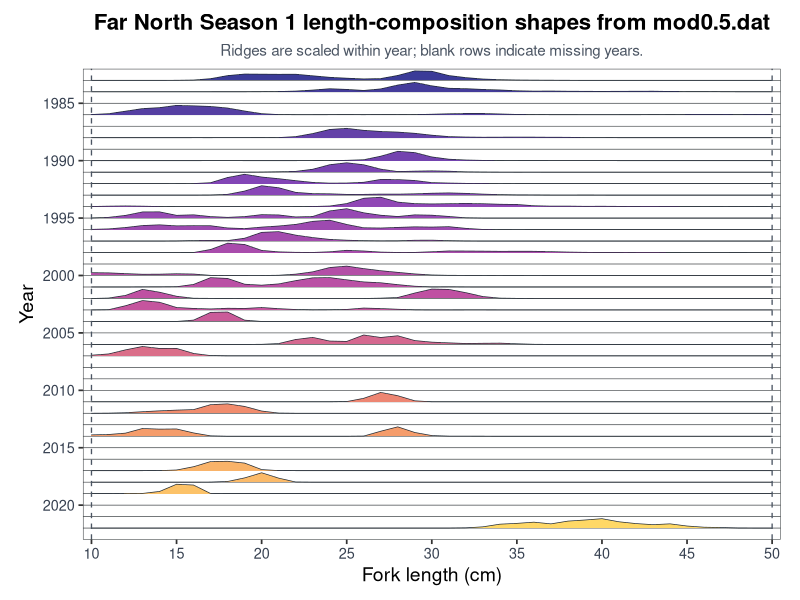
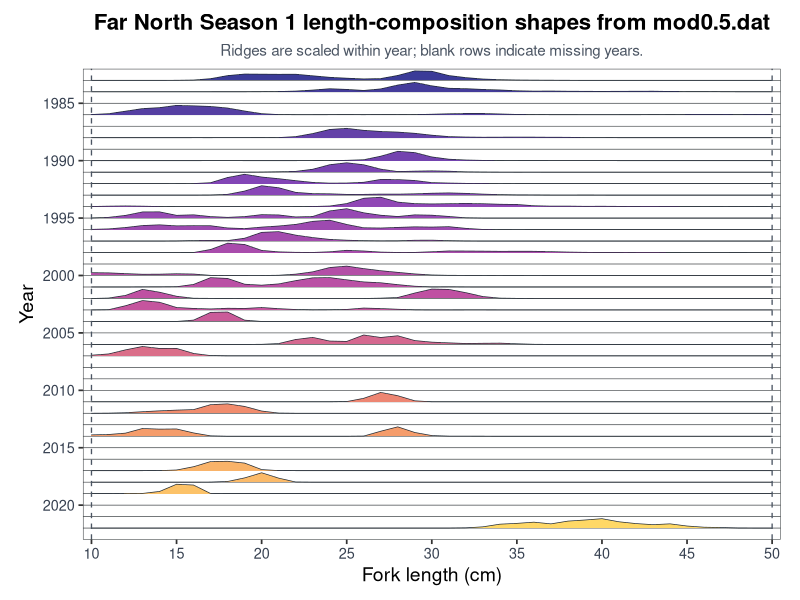
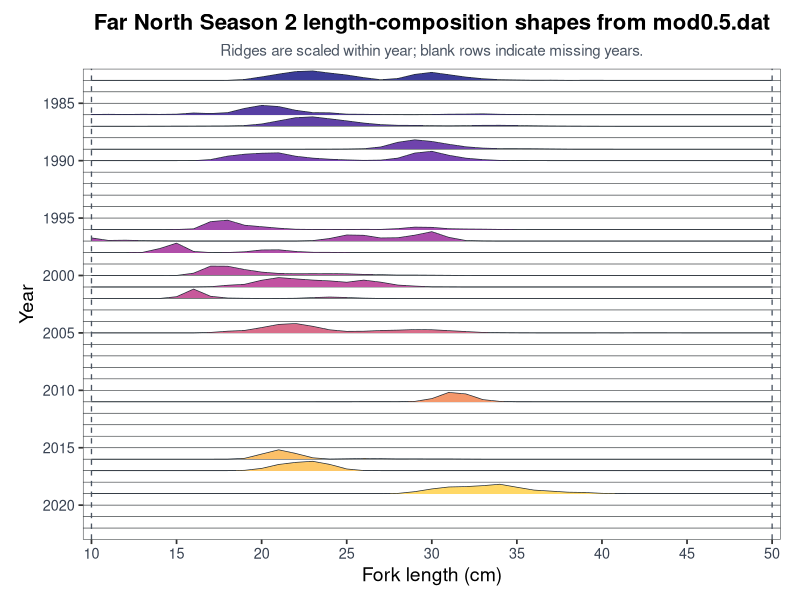
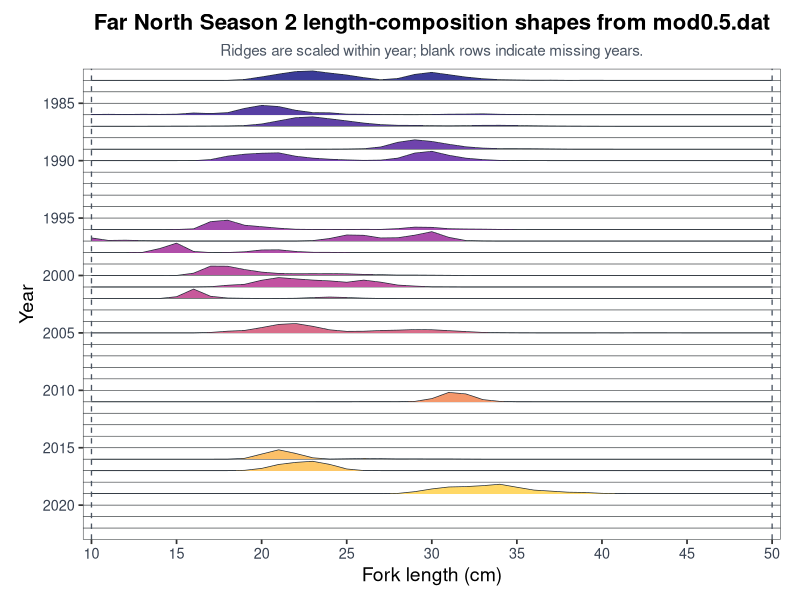

Write the R code that produced these figures, in order.
library(ggplot2)
library(ggridges)

save_ridge_plot <- function(plot, basename, width = 10, height = 11.5) {
  for (out_dir in c(file.path("doc", "images"), file.path("docs", "images"))) {
    dir.create(out_dir, showWarnings = FALSE, recursive = TRUE)
    ggsave(
      filename = file.path(out_dir, paste0(basename, ".png")),
      plot = plot,
      width = width,
      height = height,
      dpi = 300,
      bg = "white"
    )

    svg_file <- file.path(out_dir, paste0(basename, ".svg"))
    grDevices::svg(filename = svg_file, width = width, height = height, bg = "white")
    print(plot)
    grDevices::dev.off()
  }
}

bins <- 10:50
season1_years <- c(
  1983, 1984, 1986, 1988, 1990, 1991, 1992, 1993, 1994,
  1995, 1996, 1997, 1998, 2000, 2001, 2002, 2003, 2004,
  2006, 2007, 2011, 2012, 2014, 2017, 2018, 2019, 2022
)

props_text <- "
0 0 0 0 8.365954e-05 0.0007590585 0.003926026 0.02151325 0.060677 0.08056951 0.07901019 0.07747701 0.07821766 0.0582848 0.03874937 0.02762582 0.01808321 0.02307995 0.06276603 0.1207562 0.1163474 0.06151325 0.03514815 0.01703192 0.008569156 0.004373632 0.002665563 0.001665161 0.0007072669 0.0001095052 8.948108e-05 5.831577e-05 0.000142427 0 0 0 0 0 0 0 0
0 0 0 0 0 0 0 0 8.094262e-05 0.0006836066 0.002119057 0.005698156 0.01401844 0.0333998 0.05876967 0.04599693 0.02613975 0.05552029 0.1291225 0.1789264 0.1139242 0.06771414 0.06009057 0.04532111 0.03533689 0.01988873 0.01314795 0.01479795 0.01101803 0.009614549 0.008010041 0.009717828 0.01048422 0.01174508 0.006805123 0.004471107 0.004448975 0.001967213 0.0005811475 2.971311e-05 0.0004098361
0.004063763 0.0168516 0.05529379 0.09486616 0.1093224 0.1441572 0.1368503 0.1276153 0.1034382 0.05780593 0.01735748 0.003252087 0.0004008634 0.0004560672 0.001209023 0.001843493 0.0009894047 0.002169928 0.001370072 0.002790111 0.008477673 0.01541046 0.02004384 0.02000457 0.01251137 0.005301435 0.002590838 0.0008989692 0.0006476348 0.0003426675 0.0004598073 0.0004133553 0.0008811663 0.001729869 0.002790859 0.00404768 0.004681626 0.004608171 0.003598794 0.0046161 0.003839881
0 0 0 0 0 0.0003205617 0.0007277219 0.0006043689 0.0009114945 0.0008566227 0.001463852 0.00346732 0.02057966 0.07583001 0.1499364 0.1704434 0.1341014 0.1136204 0.102279 0.08040066 0.04621611 0.0211016 0.01265378 0.009256415 0.01047607 0.01179612 0.01090231 0.008825329 0.00806172 0.002137049 0.002267597 0.0004667129 0.0001230062 8.191748e-05 9.145284e-05 0 0 0 0 0 0
0 0 0 0 0 0 0 5.506722e-05 0.0004619959 0 0 0 0 0.0006747673 0.003050414 0.01301008 0.03254421 0.1498883 0.3124894 0.2697314 0.1253102 0.05007756 0.02316262 0.01085083 0.003164168 0.002283092 0.00152456 0.0006491727 0.0005550672 5.610134e-05 0.0004609617 0 0 0 0 0 0 0 0 0 0
0 0 0 0 0 0 0 0 0 0.000430597 0.003327612 0.0114291 0.0229403 0.08124552 0.2065728 0.2601571 0.2050869 0.08442948 0.01732649 0.02864552 0.03663806 0.02755149 0.008825 0.003575 0.0008141791 0.0002585821 0.0006235075 0.0001227612 0 0 0 0 0 0 0 0 0 0 0 0 0
0 0 0 0 0 0.001099287 0.002615339 0.01987574 0.1259905 0.1920505 0.1353662 0.1016486 0.06169798 0.02574078 0.01073365 0.01304994 0.0285761 0.08663555 0.08329964 0.06497503 0.02189417 0.01246017 0.006277646 0.003263377 0.002337693 0.0004120095 0 0 0 0 0 0 0 0 0 0 0 0 0 0 0
0 0 0 0 0 0.0002847244 0.0003598706 0.003 0.02012504 0.1005186 0.2308195 0.1816694 0.06837881 0.03784293 0.0332045 0.0188129 0.01934463 0.02575962 0.02451832 0.03302156 0.04740437 0.05502664 0.04390299 0.02563135 0.0129113 0.00596874 0.004368032 0.001514629 0.001332153 0.001982599 0.001372806 8.94672e-05 0.0004534955 0.000380967 0 0 0 0 0 0 0
0.00288921 0.009193969 0.01352123 0.00899607 0.002031746 9.924766e-05 0 0 0 0 0 0 0.0003347001 0.002595043 0.01187932 0.06037655 0.1646116 0.1848078 0.08862011 0.0590604 0.05267636 0.05766617 0.06304879 0.05720838 0.04683983 0.04253909 0.01767443 0.009754882 0.01028838 0.006046954 0.007447151 0.005160282 0.003024222 0.002601302 0.00226541 0.001950976 0.001506597 0.001799274 0.0002923782 0.001192164 0
0.001375149 0.0110353 0.03892147 0.08816852 0.08944987 0.03987354 0.04709781 0.02212012 0.0109646 0.02218311 0.04945447 0.04526878 0.01685142 0.02348069 0.1027428 0.1345938 0.07589671 0.04108749 0.02301029 0.0464907 0.04183214 0.02401132 0.00408996 0 0 0 0 0 0 0 0 0 0 0 0 0 0 0 0 0 0
0.002972535 0.009258947 0.02776184 0.05385678 0.06314314 0.04971768 0.05193453 0.05125646 0.02181879 0.01360608 0.03306779 0.04757758 0.06892951 0.1093591 0.124916 0.06812997 0.02419722 0.02080486 0.02932428 0.03668694 0.03347203 0.0389338 0.01656217 0.002134904 0 0.0004296354 0.0001474437 0 0 0 0 0 0 0 0 0 0 0 0 0 0
0 0 0 0.0002196096 7.61609e-05 0.002734398 0.01378054 0.01657453 0.01309361 0.07566415 0.2303855 0.2489493 0.1574965 0.09325067 0.04457113 0.02351553 0.00992724 0.004759982 0.006107365 0.02206093 0.02445756 0.009838953 0.002067436 0.0004689441 0 0 0 0 0 0 0 0 0 0 0 0 0 0 0 0 0
0 0 0 0 0 0 0.0008470378 0.07621016 0.2323912 0.1989025 0.05373264 0.01731844 0.006014811 0.002895301 0.01929162 0.05530107 0.03855363 0.01155618 0.002731103 0.004155005 0.02006052 0.03992416 0.03787564 0.03508631 0.03087513 0.03221961 0.03142901 0.02260189 0.01224106 0.005350358 0.003648876 0.004124617 0.001866445 0.00174617 0.0005388151 0 0 0 0.0004736977 3.702758e-05 0
0.05285405 0.04930214 0.03567852 0.02349671 0.02505156 0.033038 0.02753978 0.003091376 0 0.0001509839 0.0007695732 0.005081643 0.02555789 0.06831041 0.1488361 0.1749498 0.1286153 0.08923045 0.05890754 0.02984327 0.01044013 0.003572065 0.002699917 0.001936101 0.0003420034 0.0001813377 0.0004372515 8.608962e-05 0 0 0 0 0 0 0 0 0 0 0 0 0
0 0 0 0.001366145 0.00200736 0.003708372 0.03519319 0.1270515 0.1163151 0.03811546 0.02478657 0.04211086 0.086477 0.1246049 0.1279729 0.09758648 0.06889328 0.05740892 0.0320483 0.01067387 0.000798988 0.002310948 0.0005699172 0 0 0 0 0 0 0 0 0 0 0 0 0 0 0 0 0 0
0 0.007723425 0.05607283 0.1656083 0.1137844 0.04040846 0.004228346 0.002147638 0.001758858 0 0 0 0 0 0 0 0 0.006067913 0.01793307 0.09899705 0.170935 0.1646722 0.1056004 0.03557283 0.006442913 0.00204626 0 0 0 0 0 0 0 0 0 0 0 0 0 0 0
0 0.006048561 0.1078579 0.2394478 0.1958327 0.06293345 0.03929317 0.02584532 0.04354137 0.03888669 0.06244964 0.03355396 0.01165827 0.003154676 0.005348921 0.01385252 0.04898921 0.03642266 0.01807554 0.003210432 0 0 0.001696043 0.001901079 0 0 0 0 0 0 0 0 0 0 0 0 0 0 0 0 0
0 0 0 0 0 0 0.06365385 0.4298558 0.4447596 0.06173077 0 0 0 0 0 0 0 0 0 0 0 0 0 0 0 0 0 0 0 0 0 0 0 0 0 0 0 0 0 0 0
0 0 0 0 0 0 0 0 0 0 0.001717195 0.01558145 0.08805656 0.125448 0.05971493 0.05343665 0.1681222 0.123871 0.1541538 0.06866063 0.0405 0.02789819 0.01614932 0.02020814 0.02272851 0.01144118 0.002312217 0 0 0 0 0 0 0 0 0 0 0 0 0 0
0.01943997 0.05439537 0.168741 0.2632503 0.207621 0.2093894 0.06839179 0.008771148 0 0 0 0 0 0 0 0 0 0 0 0 0 0 0 0 0 0 0 0 0 0 0 0 0 0 0 0 0 0 0 0 0
0 0 0 0 0 0 0 0 0 0 0 0 0 0 0 0.01218248 0.1735547 0.4639696 0.3003479 0.04994526 0 0 0 0 0 0 0 0 0 0 0 0 0 0 0 0 0 0 0 0 0
0 0.003449231 0.01473231 0.04070308 0.06317692 0.08136154 0.09506154 0.2211492 0.24112 0.1752846 0.05823385 0.005727692 0 0 0 0 0 0 0 0 0 0 0 0 0 0 0 0 0 0 0 0 0 0 0 0 0 0 0 0 0
0.0272616 0.03414459 0.06043123 0.1506891 0.1378277 0.1414009 0.0644175 0.007916246 0 0 0 0 0 0 0 0 0.003720917 0.0976987 0.1824084 0.07316296 0.01347149 0.00219315 0.00219315 0.001062401 0 0 0 0 0 0 0 0 0 0 0 0 0 0 0 0 0
0 0 0 0 0.00277371 0.02208985 0.1239185 0.2838968 0.2927496 0.2364318 0.03504243 0.003097338 0 0 0 0 0 0 0 0 0 0 0 0 0 0 0 0 0 0 0 0 0 0 0 0 0 0 0 0 0
0 0 0 0 0 0 0 0.002556 0.040404 0.229368 0.503184 0.216016 0.008472 0 0 0 0 0 0 0 0 0 0 0 0 0 0 0 0 0 0 0 0 0 0 0 0 0 0 0 0
0 0 0.007710059 0.01291124 0.1066183 0.4528521 0.4140828 0.005825444 0 0 0 0 0 0 0 0 0 0 0 0 0 0 0 0 0 0 0 0 0 0 0 0 0 0 0 0 0 0 0 0 0
0 0 0 0 0 0 0 0 0 0 0 0 0 0 0 0 0 0 0 0 0 0 0.003244266 0.01911812 0.05850573 0.07074083 0.08864106 0.06321216 0.1043876 0.1208429 0.1405287 0.09425803 0.06757798 0.05128784 0.0635195 0.03103211 0.0133039 0.008674312 0.001125 0 0
"

props <- as.matrix(read.table(text = props_text))

if (nrow(props) != length(season1_years) || ncol(props) != length(bins)) {
  stop(
    "Unexpected matrix dimensions: got ",
    nrow(props), " rows and ", ncol(props), " columns."
  )
}

length_data <- data.frame(
  year = rep(season1_years, each = length(bins)),
  length_cm = rep(bins, times = length(season1_years)),
  proportion = as.vector(t(props))
)

length_data$ridge_height <- ave(
  length_data$proportion,
  length_data$year,
  FUN = function(x) if (max(x) == 0) x else x / max(x)
)

dir.create(file.path("doc", "data"), showWarnings = FALSE, recursive = TRUE)
write.csv(
  length_data,
  file.path("doc", "data", "farnorth_mod05_season1_length_props.csv"),
  row.names = FALSE
)

all_years <- seq(min(season1_years), max(season1_years))
tick_years <- seq(1985, 2020, by = 5)

p <- ggplot(length_data, aes(x = length_cm, y = -year)) +
  geom_hline(yintercept = -all_years, linewidth = 0.22, colour = "#2F3437") +
  geom_ridgeline(
    aes(height = ridge_height, group = year, fill = year),
    stat = "identity",
    scale = 0.82,
    colour = "#1F2933",
    linewidth = 0.24,
    min_height = 0
  ) +
  geom_vline(
    xintercept = c(10, 50),
    linetype = "dashed",
    colour = "#4B5563",
    linewidth = 0.45
  ) +
  scale_x_continuous(
    name = "Fork length (cm)",
    breaks = seq(10, 50, by = 5),
    limits = c(9.5, 50.5),
    expand = c(0, 0)
  ) +
  scale_y_continuous(
    name = "Year",
    breaks = -tick_years,
    labels = tick_years,
    limits = c(-(max(all_years) + 1), -(min(all_years) - 1)),
    expand = c(0, 0)
  ) +
  scale_fill_gradientn(
    colours = c("#3B3B98", "#8746B8", "#C252A1", "#F28E6B", "#FFD866"),
    guide = "none"
  ) +
  labs(
    title = "Far North Season 1 length-composition shapes from mod0.5.dat",
    subtitle = "Ridges are scaled within year; blank rows indicate missing years."
  ) +
  theme_classic(base_size = 13) +
  theme(
    plot.title = element_text(face = "bold", hjust = 0.5, size = 16),
    plot.subtitle = element_text(hjust = 0.5, size = 11, colour = "#4B5563"),
    axis.title = element_text(size = 14),
    axis.text = element_text(colour = "#374151"),
    panel.border = element_rect(colour = "#2F3437", fill = NA, linewidth = 0.35),
    axis.line = element_blank(),
    plot.margin = margin(10, 14, 10, 14)
  )

save_ridge_plot(p, "farnorth_mod05_season1_length_ridges")

season2_years <- c(
  1983, 1986, 1987, 1989, 1990, 1996, 1997, 1998,
  2000, 2001, 2002, 2005, 2011, 2016, 2017, 2019
)

props_text_season2 <- "
0 0 0 0 0 0 0 0 0.0005220264 0.01254273 0.04743524 0.08610881 0.1207335 0.129748 0.1002031 0.07355991 0.0375533 0.008638767 0.02548987 0.08188502 0.1101286 0.07761674 0.04510529 0.02224449 0.009231718 0.005066079 0.001636564 0.002593833 0.0002096916 0.0009612335 0.0007854626 0 0 0 0 0 0 0 0 0 0
0.00667759 0.01100824 0.006884507 0.01158738 0.00909875 0.01359921 0.03963708 0.02747056 0.04744597 0.1411403 0.2069704 0.1810574 0.09930919 0.04763152 0.04338634 0.01413787 0.01115218 0.005373109 0.002211994 0.0004464471 0.005709351 0.01301107 0.01511735 0.02081883 0.01081144 0.006582003 0.001723938 0 0 0 0 0 0 0 0 0 0 0 0 0 0
0 0 0.0001585544 0.0006269165 0.001354375 0.002539182 0.00317194 0.004564006 0.006267036 0.01427199 0.04361454 0.1032259 0.1634551 0.1795588 0.1422552 0.1029674 0.06120455 0.03165548 0.01843463 0.01671471 0.01131668 0.008676959 0.01182313 0.01775395 0.01890779 0.01435005 0.009303571 0.005299708 0.003151588 0.001806157 0.0006694755 0.0003629229 0.000288726 0.0001881541 3.42845e-05 2.655756e-05 0 0 0 0 0
0 0 0 0 0 0 0 0 0 0 0 0 0 0.0002888446 0.001634905 0.004389774 0.01346979 0.06056828 0.1839136 0.2502556 0.2068257 0.1315777 0.06445972 0.03036676 0.01580146 0.01445761 0.01231087 0.006632913 0.001726206 0.0005069721 0.0005919655 0 8.444002e-05 0.0001368969 0 0 0 0 0 0 0
0 0 0 0 0 0 0.000472214 0.0171627 0.06826478 0.09711322 0.1115747 0.1170999 0.06694844 0.03860401 0.02233269 0.01239554 0.005247697 0.009079495 0.03837697 0.1139254 0.1403316 0.0810211 0.03799212 0.01659673 0.004545617 0.0008390788 7.592868e-05 0 0 0 0 0 0 0 0 0 0 0 0 0 0
0 0 0 0 0.0002488803 0.003086294 0.02149388 0.2208199 0.2609477 0.1208613 0.0799685 0.03911645 0.009965064 0.004369065 0.002695431 0.00502135 0.007245596 0.005922813 0.02664616 0.06894536 0.06208674 0.02470618 0.01650941 0.01214019 0.005480143 0.00127232 0.0001525829 0 0.0002985966 0 0 0 0 0 0 0 0 0 0 0 0
0.06833624 0.01403077 0.01933709 0.009114113 0.004359606 0.0008708751 0 0 0 0 0 0 0 0.01023867 0.05600799 0.1309268 0.1241638 0.06675402 0.07185112 0.126596 0.2021659 0.08029573 0.01218702 0.002764309 0 0 0 0 0 0 0 0 0 0 0 0 0 0 0 0 0
0 0 0 0.008311567 0.1770466 0.4176996 0.04992724 0 0.002210821 0.03481903 0.114694 0.1219739 0.04975187 0.01221269 0.009438433 0.001914179 0 0 0 0 0 0 0 0 0 0 0 0 0 0 0 0 0 0 0 0 0 0 0 0 0
0 0 0 0 0 0.001644286 0.05433504 0.2169606 0.2139442 0.1376872 0.07892374 0.04810405 0.04090529 0.04289351 0.04471587 0.03989106 0.02549266 0.02086372 0.01028279 0.01062783 0.007731881 0.004445309 0.0005509115 0 0 0 0 0 0 0 0 0 0 0 0 0 0 0 0 0 0
0 0 0 0 0 0 3.604651e-05 0.005013953 0.0283686 0.04386512 0.1094326 0.1525337 0.1317116 0.1121837 0.09883837 0.07700698 0.111936 0.0784093 0.03148372 0.0149907 0.002537209 0.001652326 0 0 0 0 0 0 0 0 0 0 0 0 0 0 0 0 0 0 0
0 0 0 0 0 0.09931438 0.5202401 0.1210624 0.02618009 0.00978594 0.002847551 0.002466825 0.01231754 0.04954502 0.0806872 0.05453712 0.01995656 0.001059242 0 0 0 0 0 0 0 0 0 0 0 0 0 0 0 0 0 0 0 0 0 0 0
0 0 0 0 0 0 9.183673e-05 0.008707702 0.03022778 0.04344338 0.09337196 0.1476155 0.1634302 0.1150767 0.05397926 0.02720507 0.02968565 0.04232554 0.04846511 0.05856912 0.05537656 0.03965372 0.02411652 0.008618828 0.003886438 0.001698486 0.0005046083 0 0 7.142857e-05 0.0005868993 0.0001912442 0.0009693878 0.001125411 0.0007182357 0.0002873601 0 0 0 0 0
0 0 0 0 0 0 0 0 0 0 0 0 0 0 0.0009001211 0.001320823 0.003561743 0.003922518 0.00223184 0.01849697 0.1344146 0.3943959 0.3307863 0.09256598 0.01614467 0.001258475 0 0 0 0 0 0 0 0 0 0 0 0 0 0 0
0 0 0 0 0 0 0 0 0.001975 0.03495167 0.2004967 0.3650983 0.2240383 0.05547333 0.004633333 0.01669 0.02799 0.02215167 0.01126833 0.01322333 0.008238333 0.009641667 0.00413 0 0 0 0 0 0 0 0 0 0 0 0 0 0 0 0 0 0
0 0 0 0 0 0 0 0 0 0.01116774 0.06671613 0.1794 0.2384903 0.2700968 0.1801903 0.04966774 0.004270968 0 0 0 0 0 0 0 0 0 0 0 0 0 0 0 0 0 0 0 0 0 0 0 0
0 0 0 0 0 0 0 0 0 0 0 0 0 0 0 0 0 3.586957e-05 0.004942391 0.0370913 0.08785326 0.1242674 0.1314707 0.1487141 0.1750152 0.1195033 0.06651413 0.0472087 0.02732935 0.0220663 0.006247826 0.001740217 0 0 0 0 0 0 0 0 0
"

props_season2 <- as.matrix(read.table(text = props_text_season2))

if (nrow(props_season2) != length(season2_years) || ncol(props_season2) != length(bins)) {
  stop(
    "Unexpected Season 2 matrix dimensions: got ",
    nrow(props_season2), " rows and ", ncol(props_season2), " columns."
  )
}

length_data_season2 <- data.frame(
  year = rep(season2_years, each = length(bins)),
  length_cm = rep(bins, times = length(season2_years)),
  proportion = as.vector(t(props_season2))
)

length_data_season2$ridge_height <- ave(
  length_data_season2$proportion,
  length_data_season2$year,
  FUN = function(x) if (max(x) == 0) x else x / max(x)
)

write.csv(
  length_data_season2,
  file.path("doc", "data", "farnorth_mod05_season2_length_props.csv"),
  row.names = FALSE
)

season2_all_years <- seq(min(c(season1_years, season2_years)), max(c(season1_years, season2_years)))
season2_tick_years <- seq(1985, 2020, by = 5)

p_season2 <- ggplot(length_data_season2, aes(x = length_cm, y = -year)) +
  geom_hline(yintercept = -season2_all_years, linewidth = 0.22, colour = "#2F3437") +
  geom_ridgeline(
    aes(height = ridge_height, group = year, fill = year),
    stat = "identity",
    scale = 0.82,
    colour = "#1F2933",
    linewidth = 0.24,
    min_height = 0
  ) +
  geom_vline(
    xintercept = c(10, 50),
    linetype = "dashed",
    colour = "#4B5563",
    linewidth = 0.45
  ) +
  scale_x_continuous(
    name = "Fork length (cm)",
    breaks = seq(10, 50, by = 5),
    limits = c(9.5, 50.5),
    expand = c(0, 0)
  ) +
  scale_y_continuous(
    name = "Year",
    breaks = -season2_tick_years,
    labels = season2_tick_years,
    limits = c(-(max(season2_all_years) + 1), -(min(season2_all_years) - 1)),
    expand = c(0, 0)
  ) +
  scale_fill_gradientn(
    colours = c("#3B3B98", "#8746B8", "#C252A1", "#F28E6B", "#FFD866"),
    guide = "none"
  ) +
  labs(
    title = "Far North Season 2 length-composition shapes from mod0.5.dat",
    subtitle = "Ridges are scaled within year; blank rows indicate missing years."
  ) +
  theme_classic(base_size = 13) +
  theme(
    plot.title = element_text(face = "bold", hjust = 0.5, size = 16),
    plot.subtitle = element_text(hjust = 0.5, size = 11, colour = "#4B5563"),
    axis.title = element_text(size = 14),
    axis.text = element_text(colour = "#374151"),
    panel.border = element_rect(colour = "#2F3437", fill = NA, linewidth = 0.35),
    axis.line = element_blank(),
    plot.margin = margin(10, 14, 10, 14)
  )

save_ridge_plot(p_season2, "farnorth_mod05_season2_length_ridges")
